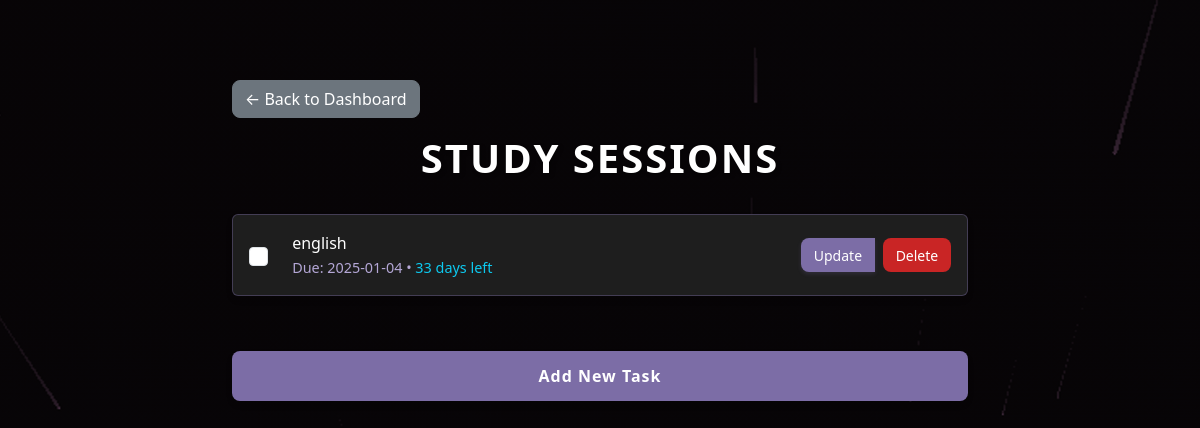
Page /study_sessions (signed in) on the committed database.
### flask_app/setup_db.py (models this page shows)
class ToDo(Base):
    __tablename__ = 'todo'
    id = Column(Integer, primary_key=True)
    task = Column(String, nullable=False)
    category = Column(String, nullable=False)
    completed = Column(Boolean, default=False)
    due_date = Column(DateTime, nullable=True)
    user_id = Column(Integer, ForeignKey('users.id'), nullable=False)
    user = relationship('User', back_populates='todos')

### flask_app/app.py (the view)
@app.route('/study_sessions')
def study_sessions():
    if 'user_id' not in session:
        return redirect(url_for('login'))
    todos = db_session.query(ToDo).filter_by(user_id=session['user_id'], category='Study Sessions').all()
    return render_template('study_sessions.html', todos=todos, calculate_days=calculate_days_remaining)

### flask_app/app.py (called while the page is built)
def calculate_days_remaining(due_date):
    if not due_date:
        return None
    today = date.today()
    days = (due_date.date() - today).days
    if days < 0:
        return "Overdue"
    elif days == 0:
        return "Due today"
    else:
        return f"{days} days left"

### flask_app/templates/study_sessions.html (shortened to what this page needs)
<!DOCTYPE html>
<html lang="en">
<head>
    <link href="https://cdn.jsdelivr.net/npm/bootstrap@5.3.0-alpha3/dist/css/bootstrap.min.css" rel="stylesheet">
</head>
<body>
    <div class="container mt-5">
        <a href="{{ url_for('dashboard') }}" class="btn btn-secondary mb-3">← Back to Dashboard</a>
        <h1>Study Sessions</h1>
        <div class="mt-4">
            {% if todos %}
                <ul class="list-group">
                    {% for todo in todos %}
                    <li class="list-group-item d-flex justify-content-between align-items-center">
                        <div class="d-flex align-items-center">
                            <form action="{{ url_for('toggle_todo', todo_id=todo.id) }}" method="POST" class="d-inline me-2">
                                <input type="checkbox" class="form-check-input" onchange="this.form.submit()"
                                       {% if todo.completed %}checked{% endif %}>
                            </form>
                            <div class="task-content">
                                <span {% if todo.completed %}class="text-decoration-line-through"{% endif %}>{{ todo.task }}</span>
                                {% if todo.due_date %}
                                    <br>
                                    <small class="text-muted due-date">
                                        Due: {{ todo.due_date.strftime('%Y-%m-%d') }}
                                        {% set days = calculate_days(todo.due_date) %}
                                        {% if days %}
                                            • <span class="{% if days == 'Overdue' %}text-danger{% elif days == 'Due today' %}text-warning{% else %}text-info{% endif %}">
                                                {{ days }}
                                            </span>
                                        {% endif %}
                                    </small>
                                {% endif %}
                            </div>
                        </div>
                        <div class="btn-group">
                            <a href="{{ url_for('update_todo', todo_id=todo.id) }}" class="btn btn-sm btn-primary me-2">Update</a>
                            <form action="{{ url_for('delete_todo', todo_id=todo.id) }}" method="POST" class="d-inline">
                                <button type="submit" class="btn btn-sm btn-danger">Delete</button>
                            </form>
                        </div>
                    </li>
                    {% endfor %}
                </ul>
            {% else %}
                <p class="text-center">No study sessions found.</p>
            {% endif %}
        </div>
        <div class="mt-3">
            <a href="{{ url_for('add_todo', category='Study Sessions') }}" class="btn btn-primary w-100 btn-add-task">Add New Task</a>
        </div>
    </div>
</body>
</html>

### rows in the picture
ToDo: task "english", due_date "2025-01-04", days "33 days left"
